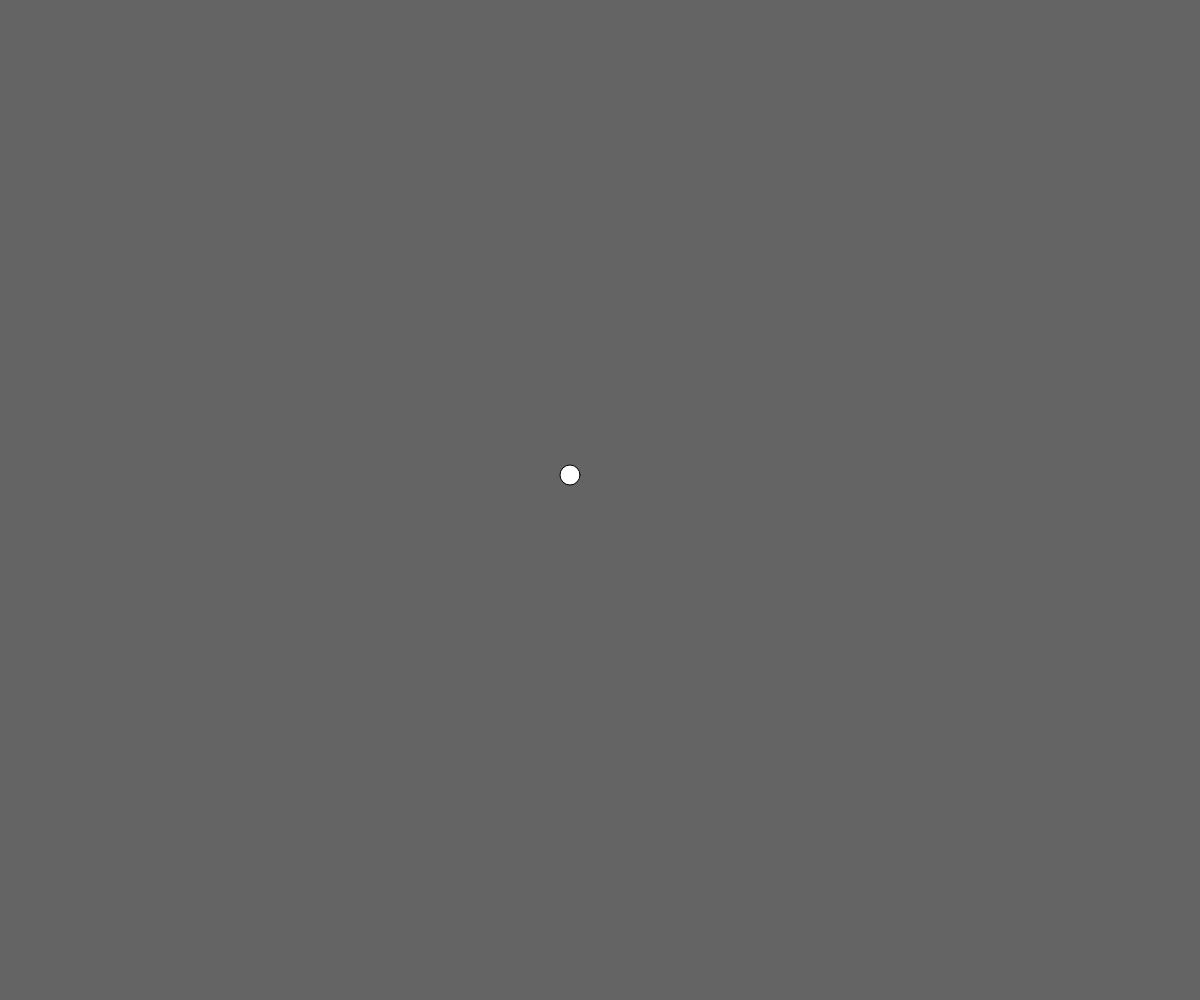
Frame 1 (no input)
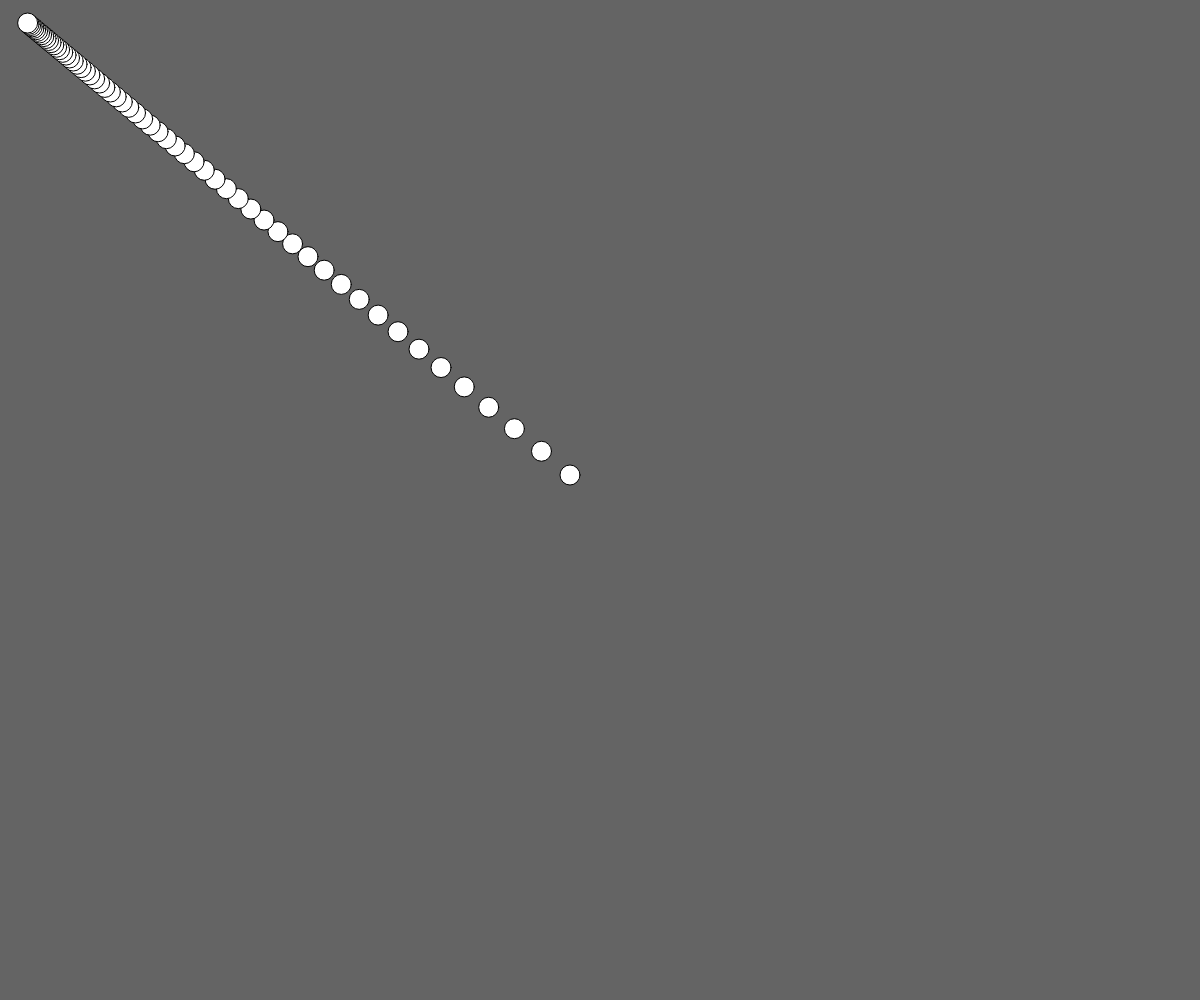
Frame 60 (no input)
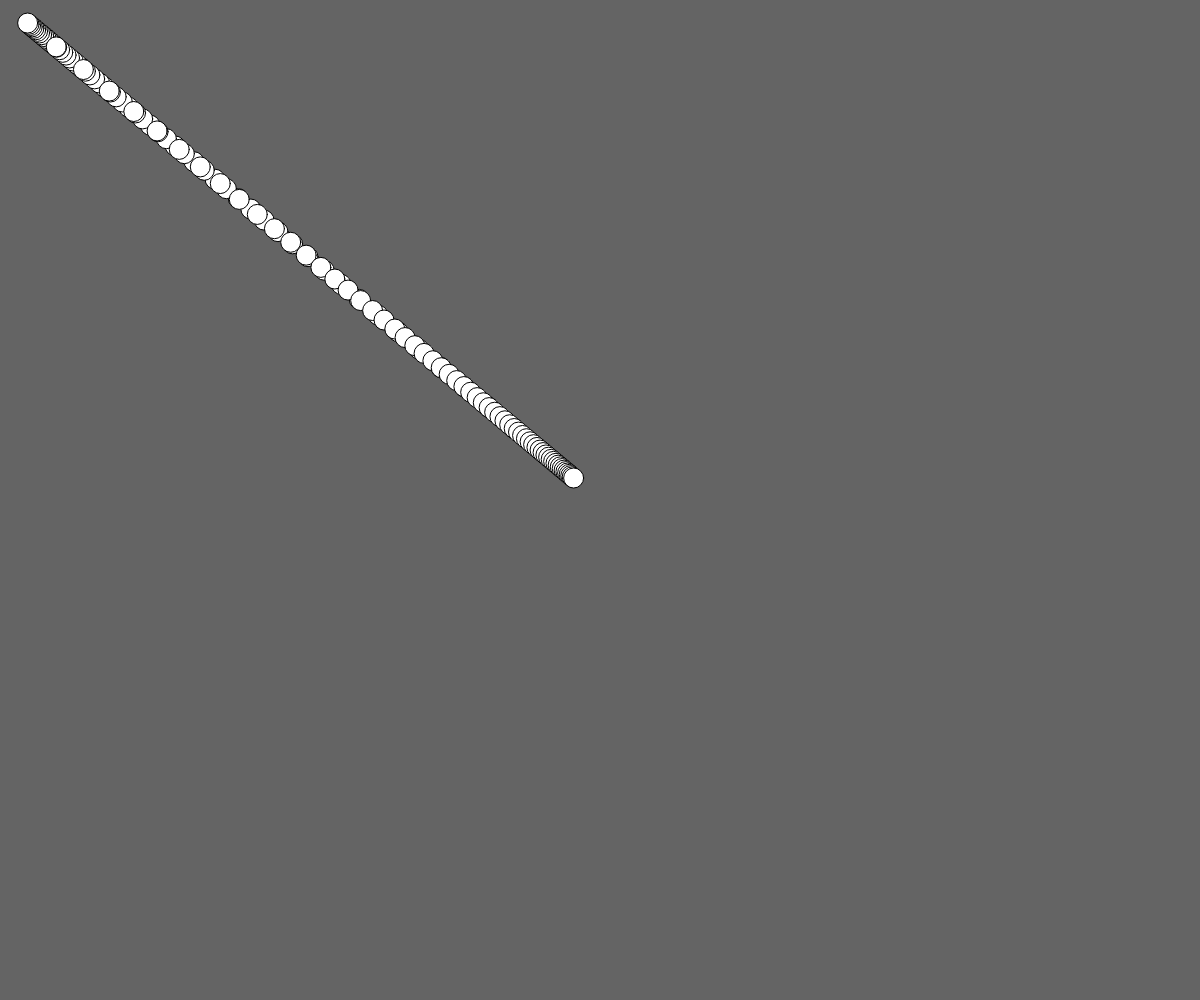
Frame 120 (the mouse pressed at the canvas centre since frame 60)

The p5.js sketch that drew these frames (run headless with seeded random() and noise() and a simulated clock; from frame 60 on, the mouse is pressed at the canvas centre):

// p5.js sketch
// ── sketch.js
var targetX, targetY; // stocker la position de notre cible
var posX, posY; // stocker la position de notre objet

function setup() {
  createCanvas(windowWidth, windowHeight); 
  background(100); 
  
  posX = windowWidth/2
  targetX = windowWidth /2

  posY = windowHeight/2
  targetY = windowHeight /2
} 

function draw() {
  
  // notre cible est la position de la souris
  targetX = mouseX
  targetY = mouseY
  
  // on ajoute une petite portion de la distance nous séparant de notre cible à notre position
  posX += (targetX - posX) * 0.05
  posY += (targetY- posY) * 0.05  

  ellipse(posX, posY, 20, 20);
}
